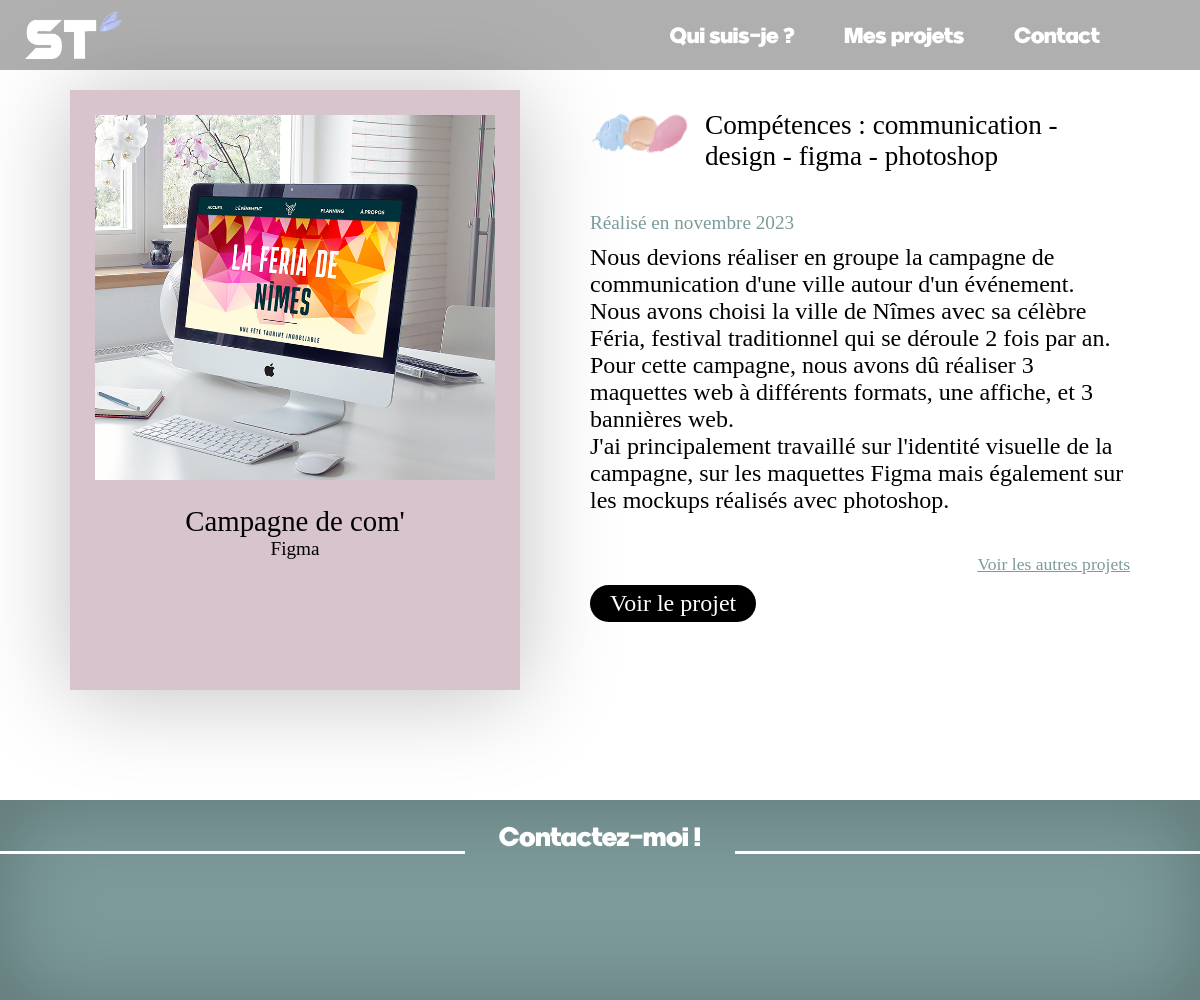
The app's page /projet.php?proj=6 with its own data.
### tables this page shows
CREATE TABLE IF NOT EXISTS `projets` (
  `id_proj` int NOT NULL AUTO_INCREMENT,
  `titre` varchar(30) NOT NULL,
  `date` varchar(100) NOT NULL,
  `competence_principale` varchar(30) NOT NULL,
  `competences` varchar(100) NOT NULL,
  `couleur` varchar(10) NOT NULL,
  `description` varchar(800) NOT NULL,
  `lien` varchar(100) NOT NULL,
  PRIMARY KEY (`id_proj`)
);

### projet.php (the view, shortened to what this page needs)
<?php
include("connexion.php");
if(isset($_GET["proj"])){
    $proj = $_GET["proj"];
}
else{
    $proj = "1";
}
$requete="SELECT * FROM projets WHERE id_proj=$proj";
$stmt=$db->query($requete);
$result=$stmt-> fetchall(PDO::FETCH_ASSOC);
?>
<!DOCTYPE html>
<html lang="fr">
<head>
    <link rel="stylesheet" href="style.css">
    <link rel="stylesheet" href="styleProjets.css">
    <link href="https://unpkg.com/aos@2.3.1/dist/aos.css" rel="stylesheet" />
</head>
<body>
    <header>
        <nav>
            <a href="index.php" class="lienLogo">
                <img src="./img/logo.png" alt="retour à l'accueil" class="logo">
            </a>
            <a href="index.php#quiSuisJe" class="navItems change"></a>
            <a href="index.php#mesProjets" class="navItems change2"></a>
            <a href="index.php#contact" class="navItems">Contact</a>
        </nav>
    </header>
    <section>
        <div class="wrapper">
            <a href="<?php foreach ($result as $row) echo $row["lien"]?>" style=" background-color:#<?php foreach ($result as $row) echo $row["couleur"]?>" class="card deux">
                    <div class="imgCard" style="background-image: url('./img/<?php foreach ($result as $row) echo $row["id_proj"]?>.jpg');"></div>
                    <div class="texte">
                        <div class="titleCard"><?php foreach ($result as $row) echo $row["titre"]?></div>
                        <div class="competenceCard"><?php foreach ($result as $row) echo $row["competence_principale"]?></div>
                    </div>
            </a>
            <div class="description">
                <div class="competencesContainer">
                     <img src="./img/taches.png" class="taches">
                     <div class="competences">Compétences : <?php foreach ($result as $row) echo $row["competences"]?></div>
                </div>
                <div class="date">Réalisé en <?php foreach ($result as $row) echo $row["date"]?> </div>
                <div class="txt"><?php foreach ($result as $row) echo $row["description"]?></div>
                <a href="index.php#mesProjets" class="autresProjets">Voir les autres projets</a>
                <a href="<?php foreach ($result as $row) echo $row["lien"]?>" class="lienProjet">Voir le projet</a>
           </div>
        </div>
    </section>
    <footer>
        <div class="contactez-moi">
            <div class="line"></div>
            <div class="txtContact"> Contactez-moi !</div>
            <div class="line"></div>
        </div>
        <div class="contact">
        </div>
    </footer>
</body>
</html>

### style.css (style rules this page uses)
*,*::after, *::before { box-sizing: border-box; }
* { cursor:none; }
html { scroll-behavior: smooth; }
body { margin:0; }
nav { display:flex; justify-content:flex-end; align-items:center; gap:15px; padding-left:15px; padding-right:15px; height:70px; background-color: rgba(78, 78, 78, 0.45); filter: blur(0px); }
.lienLogo { margin-right: auto; }
.logo { width:100px; }
.navItems { color:white; text-decoration:none; font-family:"provicali" ,"sans-serif"; font-size:0.9rem; transition:0.2s ease-in-out }
.change:after { content:"Moi"; }
.change2:after { content:"Projets"; }
@media (min-width:500px) { .change:after { content:"Qui suis-je ?"; } }
@media (min-width:500px) { .change2:after { content:"Mes projets"; } }
@media (min-width:600px) { nav { gap:30px; padding-right: 30px; } }
@media (min-width:600px) { .navItems { font-size:1.2rem; } }
@media (min-width:800px) { nav { gap:50px; padding-left: 25px; padding-right:25px; } }
@media (min-width:800px) { .navItems { font-size:1.4rem; } }
@media (min-width:1100px) { nav { padding-right: 100px; } }

### styleProjets.css (style rules this page uses)
*, *::after,*::before { box-sizing: border-box; }
body { margin: 0; font-family: "Pangolin", "sans-serif"; }
section { padding: 20px 20px 60px 20px; }
.competencesContainer { display:flex; justify-content: flex-start; gap:15px; padding:20px 0px 30px 0px; }
.taches { height:50px; width:100px; }
.competences { font-size:1.4rem; }
.date { font-size:1.2rem; color:#7D9B9B;; }
.card { width:80vw; height:100vw; box-shadow: 0px 4px 90px 0px rgba(0, 0, 0, 0.25); display: grid; grid-template-columns: 1fr; grid-template-rows: 4.5fr 2fr; place-content: center; transition: ease-in-out 0.2s; margin: auto; margin-bottom:30px; margin-top:30px; }
.imgCard { background-size: cover; background-position: center; margin: 5vw; }
a { color: black; text-decoration: none; }
.titleCard, .competenceCard { text-align: center; font-size:1.2rem; }
.titleCard { font-size: 1.8rem; }
.description { display: flex; flex-direction: column; align-items: flex-start; gap:10px; font-size:1.2rem; }
.txt { margin-bottom:30px; }
.lienProjet { color:white; background-color: black; padding:5px 20px 5px 20px; border-radius: 50px; transition: padding 0.2s ease-in-out; }
.autresProjets { font-size: 1.1rem; text-decoration: underline; color:#7D9B9B; align-self: flex-end; transition: font-weight 0.2 ease-in-out; }
footer { width:100%; height:150px; background-color: #7D9B9B; box-shadow: 0px 4px 90px 0px rgba(0, 0, 0, 0.25) inset; }
.contactez-moi { display: flex; justify-content: center; padding-top:20px; }
.line { width:100%; border-bottom: 3px solid white; }
.txtContact { font-family: "provicali", "sans-serif"; font-size: 0.9rem; text-align: center; color:white; width:700px; }
.contact { display: flex; justify-content: center; align-items: center; gap: 20px; padding-top: 20px; }
@media (min-width:600px) { .description { margin: 0px 50px 0px 50px; } }
@media (min-width:600px) { .txtContact { font-size: 1.5rem; } }
@media (min-width:600px) { .card { width:70vw; height:90vw; } }
@media (min-width:850px) { .wrapper { display:flex; align-items: flex-end; height: fit-content; } }
@media (min-width:850px) { .card { width:350px; height:500px; margin:0px 20px 50px 50px; flex-shrink: 0; } }
@media (min-width:850px) { .imgCard { margin:25px; } }
@media (min-width:850px) { .txt { max-width:650px; } }
@media (min-width:850px) { footer { height:200px; } }
@media (min-width:850px) { .txtContact { font-size:1.7rem; } }
@media (min-width:850px) { .contact { padding-top:45px; gap:50px; } }
@media (min-width:1000px) { .wrapper { align-items:flex-start; } }
@media (min-width:1100px) { .card { width:450px; height:600px; } }
@media (min-width:1100px) { .description { font-size:1.5rem; } }
@media (min-width:1100px) { .competences { font-size:1.7rem; } }

### records on screen
projets: titre "Campagne de com'", competence_principale "Figma", competences "communication - design - figma - photoshop", date "novembre 2023", description "Nous devions réaliser en groupe la campagne de communication d'une ville autour d'un événement. Nous avons choisi la ville de Nîmes avec sa célèbre Féria, festival traditionnel qui se déroule 2 fois par an. Pour cette campagne, nous avons dû réaliser 3 maquettes web à différents formats, une affiche, et 3 bannières web. J'ai principalement travaillé sur l'identité visuelle de la campagne, sur les maquettes Figma mais également sur les mockups réalisés avec photoshop."
